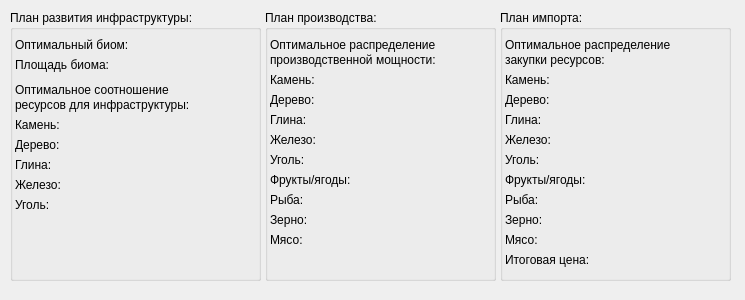
<?xml version="1.0" encoding="UTF-8"?>
<ui version="4.0">
 <class>FinalPlanWindow</class>
 <widget class="QDialog" name="FinalPlanWindow">
  <property name="geometry">
   <rect>
    <x>0</x>
    <y>0</y>
    <width>745</width>
    <height>300</height>
   </rect>
  </property>
  <property name="windowTitle">
   <string>Dialog</string>
  </property>
  <widget class="QGroupBox" name="groupBox">
   <property name="geometry">
    <rect>
     <x>10</x>
     <y>10</y>
     <width>251</width>
     <height>271</height>
    </rect>
   </property>
   <property name="title">
    <string>План развития инфраструктуры:</string>
   </property>
   <property name="flat">
    <bool>false</bool>
   </property>
   <widget class="QLabel" name="label">
    <property name="geometry">
     <rect>
      <x>5</x>
      <y>25</y>
      <width>150</width>
      <height>20</height>
     </rect>
    </property>
    <property name="text">
     <string>Оптимальный биом:</string>
    </property>
   </widget>
   <widget class="QLabel" name="biome">
    <property name="geometry">
     <rect>
      <x>155</x>
      <y>25</y>
      <width>90</width>
      <height>20</height>
     </rect>
    </property>
    <property name="text">
     <string/>
    </property>
   </widget>
   <widget class="QLabel" name="label_2">
    <property name="geometry">
     <rect>
      <x>5</x>
      <y>45</y>
      <width>125</width>
      <height>20</height>
     </rect>
    </property>
    <property name="text">
     <string>Площадь биома:</string>
    </property>
   </widget>
   <widget class="QLabel" name="square">
    <property name="geometry">
     <rect>
      <x>130</x>
      <y>45</y>
      <width>90</width>
      <height>20</height>
     </rect>
    </property>
    <property name="text">
     <string/>
    </property>
   </widget>
   <widget class="QLabel" name="label_3">
    <property name="geometry">
     <rect>
      <x>5</x>
      <y>70</y>
      <width>231</width>
      <height>20</height>
     </rect>
    </property>
    <property name="text">
     <string>Оптимальное соотношение</string>
    </property>
   </widget>
   <widget class="QLabel" name="label_4">
    <property name="geometry">
     <rect>
      <x>5</x>
      <y>85</y>
      <width>221</width>
      <height>20</height>
     </rect>
    </property>
    <property name="text">
     <string>ресурсов для инфраструктуры:</string>
    </property>
   </widget>
   <widget class="QLabel" name="label_5">
    <property name="geometry">
     <rect>
      <x>5</x>
      <y>105</y>
      <width>70</width>
      <height>20</height>
     </rect>
    </property>
    <property name="text">
     <string>Камень:</string>
    </property>
   </widget>
   <widget class="QLabel" name="label_6">
    <property name="geometry">
     <rect>
      <x>5</x>
      <y>125</y>
      <width>70</width>
      <height>20</height>
     </rect>
    </property>
    <property name="text">
     <string>Дерево:</string>
    </property>
   </widget>
   <widget class="QLabel" name="label_7">
    <property name="geometry">
     <rect>
      <x>5</x>
      <y>145</y>
      <width>70</width>
      <height>20</height>
     </rect>
    </property>
    <property name="text">
     <string>Глина:</string>
    </property>
   </widget>
   <widget class="QLabel" name="label_8">
    <property name="geometry">
     <rect>
      <x>5</x>
      <y>165</y>
      <width>70</width>
      <height>20</height>
     </rect>
    </property>
    <property name="text">
     <string>Железо:</string>
    </property>
   </widget>
   <widget class="QLabel" name="label_9">
    <property name="geometry">
     <rect>
      <x>5</x>
      <y>185</y>
      <width>70</width>
      <height>20</height>
     </rect>
    </property>
    <property name="text">
     <string>Уголь:</string>
    </property>
   </widget>
   <widget class="QLabel" name="stone">
    <property name="geometry">
     <rect>
      <x>80</x>
      <y>105</y>
      <width>70</width>
      <height>20</height>
     </rect>
    </property>
    <property name="text">
     <string/>
    </property>
   </widget>
   <widget class="QLabel" name="wood">
    <property name="geometry">
     <rect>
      <x>80</x>
      <y>125</y>
      <width>70</width>
      <height>20</height>
     </rect>
    </property>
    <property name="text">
     <string/>
    </property>
   </widget>
   <widget class="QLabel" name="clay">
    <property name="geometry">
     <rect>
      <x>80</x>
      <y>145</y>
      <width>70</width>
      <height>20</height>
     </rect>
    </property>
    <property name="text">
     <string/>
    </property>
   </widget>
   <widget class="QLabel" name="iron">
    <property name="geometry">
     <rect>
      <x>80</x>
      <y>165</y>
      <width>70</width>
      <height>20</height>
     </rect>
    </property>
    <property name="text">
     <string/>
    </property>
   </widget>
   <widget class="QLabel" name="coal">
    <property name="geometry">
     <rect>
      <x>80</x>
      <y>185</y>
      <width>70</width>
      <height>20</height>
     </rect>
    </property>
    <property name="text">
     <string/>
    </property>
   </widget>
  </widget>
  <widget class="QGroupBox" name="groupBox_2">
   <property name="geometry">
    <rect>
     <x>265</x>
     <y>10</y>
     <width>231</width>
     <height>271</height>
    </rect>
   </property>
   <property name="title">
    <string>План производства:</string>
   </property>
   <widget class="QLabel" name="label_10">
    <property name="geometry">
     <rect>
      <x>5</x>
      <y>25</y>
      <width>221</width>
      <height>20</height>
     </rect>
    </property>
    <property name="text">
     <string>Оптимальное распределение</string>
    </property>
   </widget>
   <widget class="QLabel" name="label_11">
    <property name="geometry">
     <rect>
      <x>5</x>
      <y>40</y>
      <width>221</width>
      <height>20</height>
     </rect>
    </property>
    <property name="text">
     <string>производственной мощности:</string>
    </property>
   </widget>
   <widget class="QLabel" name="label_12">
    <property name="geometry">
     <rect>
      <x>5</x>
      <y>60</y>
      <width>110</width>
      <height>20</height>
     </rect>
    </property>
    <property name="text">
     <string>Камень:</string>
    </property>
   </widget>
   <widget class="QLabel" name="label_13">
    <property name="geometry">
     <rect>
      <x>5</x>
      <y>80</y>
      <width>110</width>
      <height>20</height>
     </rect>
    </property>
    <property name="text">
     <string>Дерево:</string>
    </property>
   </widget>
   <widget class="QLabel" name="label_14">
    <property name="geometry">
     <rect>
      <x>5</x>
      <y>100</y>
      <width>110</width>
      <height>20</height>
     </rect>
    </property>
    <property name="text">
     <string>Глина:</string>
    </property>
   </widget>
   <widget class="QLabel" name="label_15">
    <property name="geometry">
     <rect>
      <x>5</x>
      <y>120</y>
      <width>110</width>
      <height>20</height>
     </rect>
    </property>
    <property name="text">
     <string>Железо:</string>
    </property>
   </widget>
   <widget class="QLabel" name="label_16">
    <property name="geometry">
     <rect>
      <x>5</x>
      <y>140</y>
      <width>110</width>
      <height>20</height>
     </rect>
    </property>
    <property name="text">
     <string>Уголь:</string>
    </property>
   </widget>
   <widget class="QLabel" name="label_17">
    <property name="geometry">
     <rect>
      <x>5</x>
      <y>160</y>
      <width>110</width>
      <height>20</height>
     </rect>
    </property>
    <property name="text">
     <string>Фрукты/ягоды:</string>
    </property>
   </widget>
   <widget class="QLabel" name="label_18">
    <property name="geometry">
     <rect>
      <x>5</x>
      <y>180</y>
      <width>110</width>
      <height>20</height>
     </rect>
    </property>
    <property name="text">
     <string>Рыба:</string>
    </property>
   </widget>
   <widget class="QLabel" name="label_19">
    <property name="geometry">
     <rect>
      <x>5</x>
      <y>200</y>
      <width>110</width>
      <height>20</height>
     </rect>
    </property>
    <property name="text">
     <string>Зерно:</string>
    </property>
   </widget>
   <widget class="QLabel" name="label_20">
    <property name="geometry">
     <rect>
      <x>5</x>
      <y>220</y>
      <width>110</width>
      <height>20</height>
     </rect>
    </property>
    <property name="text">
     <string>Мясо:</string>
    </property>
   </widget>
   <widget class="QLabel" name="fruit_make">
    <property name="geometry">
     <rect>
      <x>115</x>
      <y>160</y>
      <width>70</width>
      <height>20</height>
     </rect>
    </property>
    <property name="text">
     <string/>
    </property>
   </widget>
   <widget class="QLabel" name="fish_make">
    <property name="geometry">
     <rect>
      <x>115</x>
      <y>180</y>
      <width>70</width>
      <height>20</height>
     </rect>
    </property>
    <property name="text">
     <string/>
    </property>
   </widget>
   <widget class="QLabel" name="seed_make">
    <property name="geometry">
     <rect>
      <x>115</x>
      <y>200</y>
      <width>70</width>
      <height>20</height>
     </rect>
    </property>
    <property name="text">
     <string/>
    </property>
   </widget>
   <widget class="QLabel" name="meat_make">
    <property name="geometry">
     <rect>
      <x>115</x>
      <y>220</y>
      <width>70</width>
      <height>20</height>
     </rect>
    </property>
    <property name="text">
     <string/>
    </property>
   </widget>
   <widget class="QLabel" name="coal_make">
    <property name="geometry">
     <rect>
      <x>115</x>
      <y>140</y>
      <width>70</width>
      <height>20</height>
     </rect>
    </property>
    <property name="text">
     <string/>
    </property>
   </widget>
   <widget class="QLabel" name="iron_make">
    <property name="geometry">
     <rect>
      <x>115</x>
      <y>120</y>
      <width>70</width>
      <height>20</height>
     </rect>
    </property>
    <property name="text">
     <string/>
    </property>
   </widget>
   <widget class="QLabel" name="clay_make">
    <property name="geometry">
     <rect>
      <x>115</x>
      <y>100</y>
      <width>70</width>
      <height>20</height>
     </rect>
    </property>
    <property name="text">
     <string/>
    </property>
   </widget>
   <widget class="QLabel" name="wood_make">
    <property name="geometry">
     <rect>
      <x>115</x>
      <y>80</y>
      <width>70</width>
      <height>20</height>
     </rect>
    </property>
    <property name="text">
     <string/>
    </property>
   </widget>
   <widget class="QLabel" name="stone_make">
    <property name="geometry">
     <rect>
      <x>115</x>
      <y>60</y>
      <width>70</width>
      <height>20</height>
     </rect>
    </property>
    <property name="text">
     <string/>
    </property>
   </widget>
  </widget>
  <widget class="QGroupBox" name="groupBox_3">
   <property name="geometry">
    <rect>
     <x>500</x>
     <y>10</y>
     <width>231</width>
     <height>271</height>
    </rect>
   </property>
   <property name="title">
    <string>План импорта:</string>
   </property>
   <widget class="QLabel" name="label_21">
    <property name="geometry">
     <rect>
      <x>5</x>
      <y>25</y>
      <width>221</width>
      <height>20</height>
     </rect>
    </property>
    <property name="text">
     <string>Оптимальное распределение</string>
    </property>
   </widget>
   <widget class="QLabel" name="label_22">
    <property name="geometry">
     <rect>
      <x>5</x>
      <y>40</y>
      <width>221</width>
      <height>20</height>
     </rect>
    </property>
    <property name="text">
     <string>закупки ресурсов:</string>
    </property>
   </widget>
   <widget class="QLabel" name="label_23">
    <property name="geometry">
     <rect>
      <x>5</x>
      <y>60</y>
      <width>110</width>
      <height>20</height>
     </rect>
    </property>
    <property name="text">
     <string>Камень:</string>
    </property>
   </widget>
   <widget class="QLabel" name="label_24">
    <property name="geometry">
     <rect>
      <x>5</x>
      <y>80</y>
      <width>110</width>
      <height>20</height>
     </rect>
    </property>
    <property name="text">
     <string>Дерево:</string>
    </property>
   </widget>
   <widget class="QLabel" name="label_25">
    <property name="geometry">
     <rect>
      <x>5</x>
      <y>100</y>
      <width>110</width>
      <height>20</height>
     </rect>
    </property>
    <property name="text">
     <string>Глина:</string>
    </property>
   </widget>
   <widget class="QLabel" name="label_26">
    <property name="geometry">
     <rect>
      <x>5</x>
      <y>120</y>
      <width>110</width>
      <height>20</height>
     </rect>
    </property>
    <property name="text">
     <string>Железо:</string>
    </property>
   </widget>
   <widget class="QLabel" name="label_27">
    <property name="geometry">
     <rect>
      <x>5</x>
      <y>140</y>
      <width>110</width>
      <height>20</height>
     </rect>
    </property>
    <property name="text">
     <string>Уголь:</string>
    </property>
   </widget>
   <widget class="QLabel" name="label_28">
    <property name="geometry">
     <rect>
      <x>5</x>
      <y>160</y>
      <width>110</width>
      <height>20</height>
     </rect>
    </property>
    <property name="text">
     <string>Фрукты/ягоды:</string>
    </property>
   </widget>
   <widget class="QLabel" name="label_29">
    <property name="geometry">
     <rect>
      <x>5</x>
      <y>180</y>
      <width>110</width>
      <height>20</height>
     </rect>
    </property>
    <property name="text">
     <string>Рыба:</string>
    </property>
   </widget>
   <widget class="QLabel" name="label_30">
    <property name="geometry">
     <rect>
      <x>5</x>
      <y>200</y>
      <width>110</width>
      <height>20</height>
     </rect>
    </property>
    <property name="text">
     <string>Зерно:</string>
    </property>
   </widget>
   <widget class="QLabel" name="label_31">
    <property name="geometry">
     <rect>
      <x>5</x>
      <y>220</y>
      <width>110</width>
      <height>20</height>
     </rect>
    </property>
    <property name="text">
     <string>Мясо:</string>
    </property>
   </widget>
   <widget class="QLabel" name="fruit_import">
    <property name="geometry">
     <rect>
      <x>115</x>
      <y>160</y>
      <width>70</width>
      <height>20</height>
     </rect>
    </property>
    <property name="text">
     <string/>
    </property>
   </widget>
   <widget class="QLabel" name="fish_import">
    <property name="geometry">
     <rect>
      <x>115</x>
      <y>180</y>
      <width>70</width>
      <height>20</height>
     </rect>
    </property>
    <property name="text">
     <string/>
    </property>
   </widget>
   <widget class="QLabel" name="seed_import">
    <property name="geometry">
     <rect>
      <x>115</x>
      <y>200</y>
      <width>70</width>
      <height>20</height>
     </rect>
    </property>
    <property name="text">
     <string/>
    </property>
   </widget>
   <widget class="QLabel" name="meat_import">
    <property name="geometry">
     <rect>
      <x>115</x>
      <y>220</y>
      <width>70</width>
      <height>20</height>
     </rect>
    </property>
    <property name="text">
     <string/>
    </property>
   </widget>
   <widget class="QLabel" name="coal_import">
    <property name="geometry">
     <rect>
      <x>115</x>
      <y>140</y>
      <width>70</width>
      <height>20</height>
     </rect>
    </property>
    <property name="text">
     <string/>
    </property>
   </widget>
   <widget class="QLabel" name="iron_import">
    <property name="geometry">
     <rect>
      <x>115</x>
      <y>120</y>
      <width>70</width>
      <height>20</height>
     </rect>
    </property>
    <property name="text">
     <string/>
    </property>
   </widget>
   <widget class="QLabel" name="clay_import">
    <property name="geometry">
     <rect>
      <x>115</x>
      <y>100</y>
      <width>70</width>
      <height>20</height>
     </rect>
    </property>
    <property name="text">
     <string/>
    </property>
   </widget>
   <widget class="QLabel" name="wood_import">
    <property name="geometry">
     <rect>
      <x>115</x>
      <y>80</y>
      <width>70</width>
      <height>20</height>
     </rect>
    </property>
    <property name="text">
     <string/>
    </property>
   </widget>
   <widget class="QLabel" name="stone_import">
    <property name="geometry">
     <rect>
      <x>115</x>
      <y>60</y>
      <width>70</width>
      <height>20</height>
     </rect>
    </property>
    <property name="text">
     <string/>
    </property>
   </widget>
   <widget class="QLabel" name="label_32">
    <property name="geometry">
     <rect>
      <x>5</x>
      <y>240</y>
      <width>110</width>
      <height>20</height>
     </rect>
    </property>
    <property name="text">
     <string>Итоговая цена:</string>
    </property>
   </widget>
   <widget class="QLabel" name="total_price">
    <property name="geometry">
     <rect>
      <x>115</x>
      <y>240</y>
      <width>70</width>
      <height>20</height>
     </rect>
    </property>
    <property name="text">
     <string/>
    </property>
   </widget>
  </widget>
 </widget>
 <resources/>
 <connections/>
</ui>
